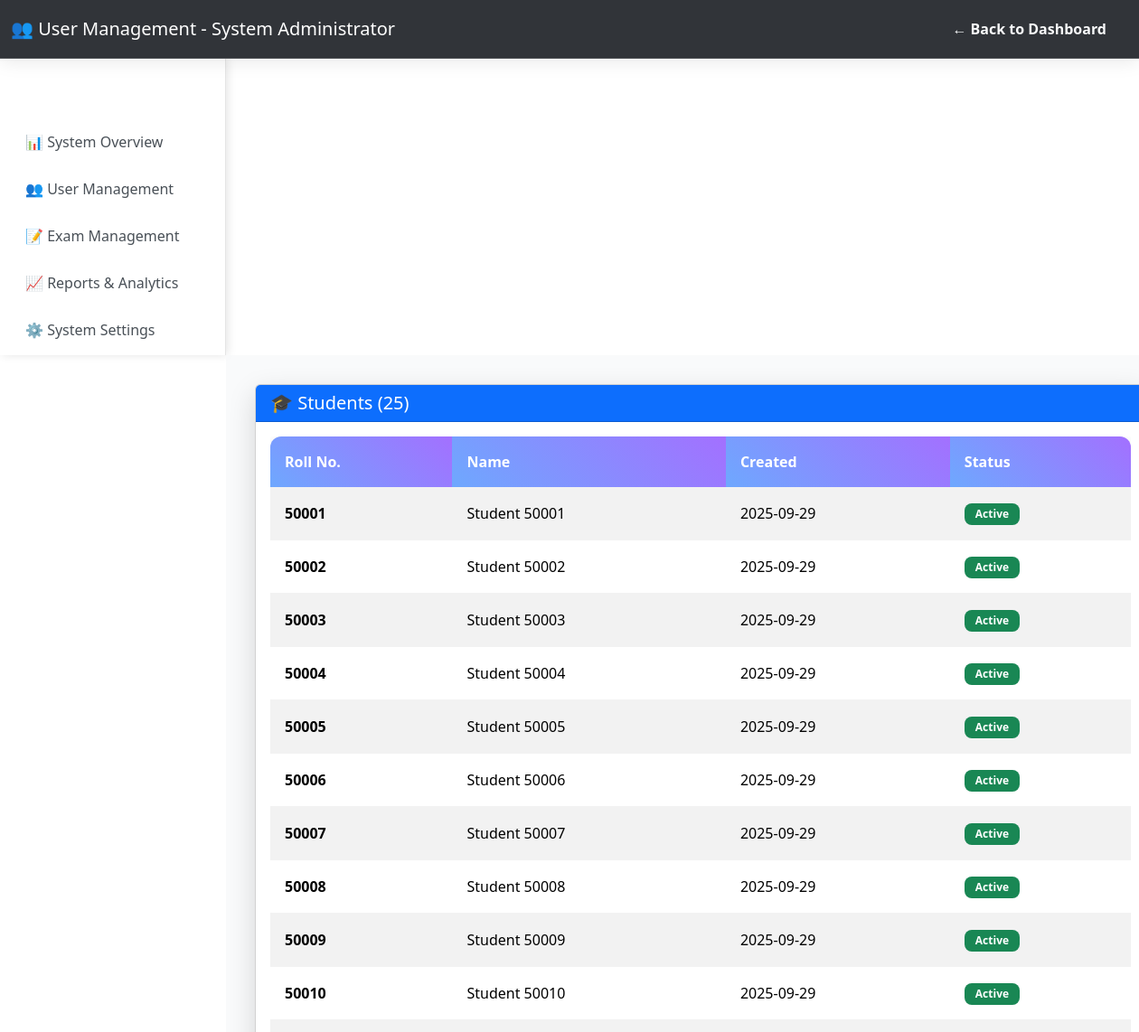
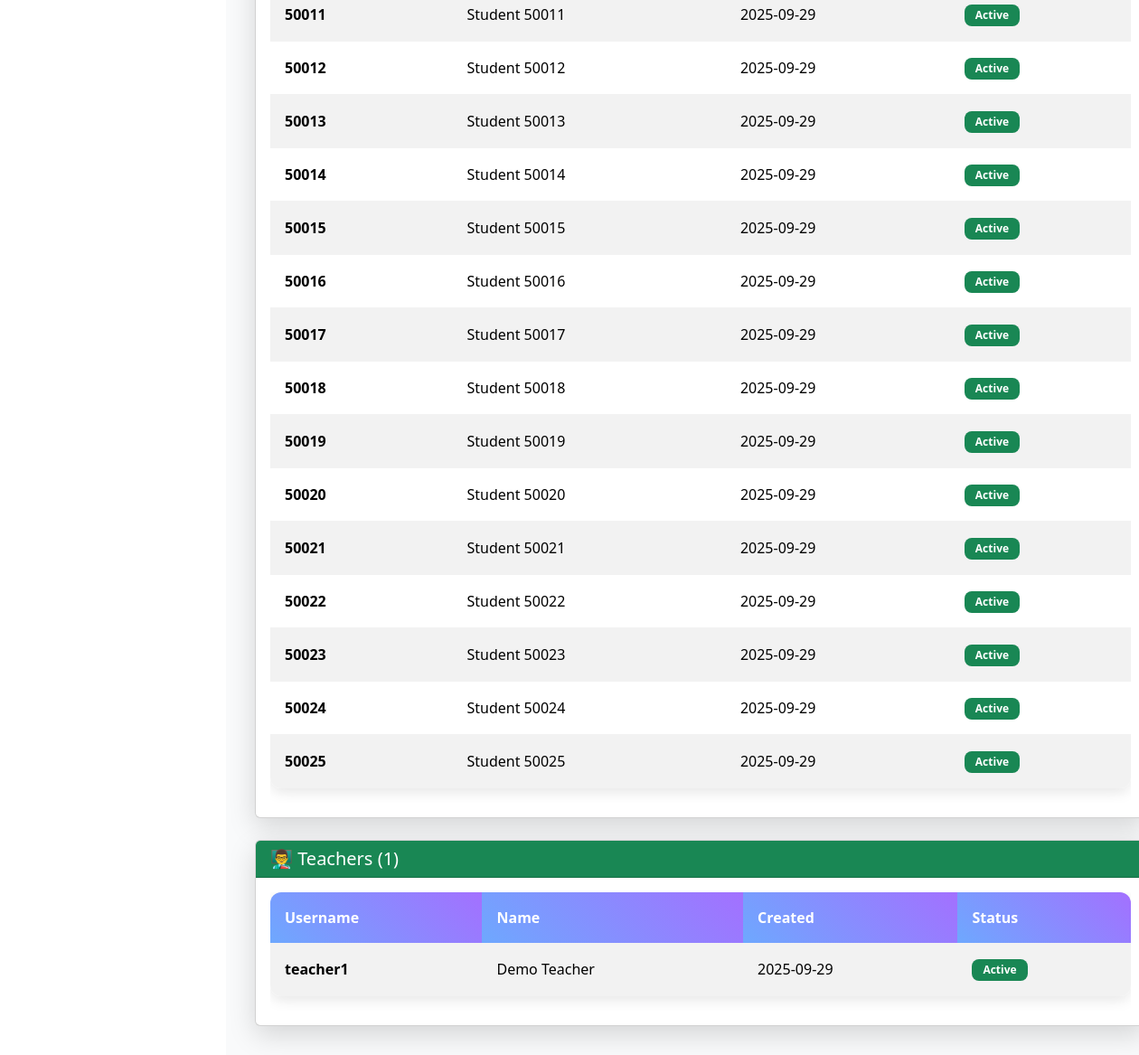
Page /admin/users (signed in) on the committed database (2 pictures, top to bottom).
### app.py (models this page shows)
class User(db.Model):
    id = db.Column(db.Integer, primary_key=True)
    username = db.Column(db.String(120), unique=True, nullable=False)
    password_hash = db.Column(db.String(256), nullable=False)
    role = db.Column(db.String(20), nullable=False)
    full_name = db.Column(db.String(200), nullable=True)
    created_at = db.Column(db.DateTime, default=datetime.utcnow)

### app.py (the view)
@app.route('/admin/users')
@login_required('admin')
def admin_users():
    students = User.query.filter_by(role='student').all()
    teachers = User.query.filter_by(role='teacher').all()
    return render_template('admin_users.html',
                         students=students,
                         teachers=teachers,
                         admin_name=session.get('admin_name'))

### app.py (called while the page is built)
@app.context_processor
def utility_processor():
    return dict(max=max, min=min, len=len)

def login_required(role):
    def decorator(f):
        @wraps(f)
        def decorated_function(*args, **kwargs):
            if not session.get(f'{role}_logged_in'):
                flash(f'Please login as {role} to access this page.', 'warning')
                return redirect(url_for(f'{role}_login'))
            return f(*args, **kwargs)
        return decorated_function
    return decorator

@app.after_request
def add_header(response):
    response.headers['Cache-Control'] = 'no-store, no-cache, must-revalidate, post-check=0, pre-check=0, max-age=0'
    response.headers['Pragma'] = 'no-cache'
    response.headers['Expires'] = '-1'
    return response

### templates/admin_users.html (shortened to what this page needs)
<!DOCTYPE html>
<html>
<head>
    <link href="https://cdn.jsdelivr.net/npm/bootstrap@5.3.2/dist/css/bootstrap.min.css" rel="stylesheet">
    <link href="{{ url_for('static', filename='style.css') }}" rel="stylesheet">
</head>
<body>
    <nav class="navbar navbar-dark app-nav-blur">
        <div class="container-fluid">
            <span class="navbar-brand mb-0 h1">👥 User Management - {{ admin_name }}</span>
            <a href="/admin/dashboard" class="btn btn-outline-light">← Back to Dashboard</a>
        </div>
    </nav>
    <div class="container-fluid">
        <div class="row">
            <div class="col-md-2 sidebar">
                <div class="p-3 text-center">
                    <h5 class="text-white">Admin Panel</h5>
                </div>
                <div class="list-unstyled">
                    <li><a href="/admin/dashboard">📊 System Overview</a></li>
                    <li><a href="/admin/users" class="active">👥 User Management</a></li>
                    <li><a href="/admin/exams">📝 Exam Management</a></li>
                    <li><a href="/admin/reports">📈 Reports & Analytics</a></li>
                    <li><a href="/admin/settings">⚙️ System Settings</a></li>
                </div>
            </div>
            <div class="col-md-10 content">
                <div class="card mb-4 shadow-soft">
                    <div class="card-header bg-primary text-white">
                        <h5 class="mb-0">🎓 Students ({{ students|length }})</h5>
                    </div>
                    <div class="card-body">
                        <div class="table-responsive">
                            <table class="table table-striped table-hover">
                                <thead>
                                    <tr>
                                        <th>Roll No.</th>
                                        <th>Name</th>
                                        <th>Created</th>
                                        <th>Status</th>
                                    </tr>
                                </thead>
                                <tbody>
                                    {% for student in students %}
                                    <tr>
                                        <td><strong>{{ student.username }}</strong></td>
                                        <td>{{ student.full_name }}</td>
                                        <td>{{ student.created_at.strftime('%Y-%m-%d') }}</td>
                                        <td><span class="badge bg-success">Active</span></td>
                                    </tr>
                                    {% endfor %}
                                </tbody>
                            </table>
                        </div>
                    </div>
                </div>
                <div class="card shadow-soft">
                    <div class="card-header bg-success text-white">
                        <h5 class="mb-0">👨‍🏫 Teachers ({{ teachers|length }})</h5>
                    </div>
                    <div class="card-body">
                        <div class="table-responsive">
                            <table class="table table-striped table-hover">
                                <thead>
                                    <tr>
                                        <th>Username</th>
                                        <th>Name</th>
                                        <th>Created</th>
                                        <th>Status</th>
                                    </tr>
                                </thead>
                                <tbody>
                                    {% for teacher in teachers %}
                                    <tr>
                                        <td><strong>{{ teacher.username }}</strong></td>
                                        <td>{{ teacher.full_name }}</td>
                                        <td>{{ teacher.created_at.strftime('%Y-%m-%d') }}</td>
                                        <td><span class="badge bg-success">Active</span></td>
                                    </tr>
                                    {% endfor %}
                                </tbody>
                            </table>
                        </div>
                    </div>
                </div>
            </div>
        </div>
    </div>
</body>
</html>

### static/style.css (style rules this page uses)
:root { --app-primary: #6ea8fe; --app-secondary: #a370ff; --app-dark: #0b1220; --app-success: #198754; --app-danger: #dc3545; --app-warning: #ffc107; }
html, body { height: 100%; margin: 0; padding: 0; font-family: 'Segoe UI', Tahoma, Geneva, Verdana, sans-serif; }
.app-nav-blur { backdrop-filter: saturate(160%) blur(8px); background: rgba(13, 17, 23, 0.85) !important; border-bottom: 1px solid rgba(255,255,255,.15); box-shadow: 0 2px 20px rgba(0,0,0,0.1); }
.shadow-soft { box-shadow: 0 10px 30px rgba(0,0,0,.15) !important; }
.btn { border-radius: 12px; padding: 12px 24px; font-weight: 600; transition: all 0.3s ease; border: none; }
.sidebar { width: 250px; background: rgba(255, 255, 255, 0.98); border-right: 1px solid rgba(0,0,0,0.1); box-shadow: 2px 0 10px rgba(0,0,0,0.1); }
.sidebar .list-unstyled li a { color: #495057; text-decoration: none; padding: 12px 16px; border-radius: 8px; margin: 4px 0; display: block; transition: all 0.3s ease; font-weight: 500; }
.content { margin-left: 250px; padding: 2rem; min-height: 100vh; background: rgba(248, 249, 250, 0.8); }
.table { background: white; border-radius: 12px; overflow: hidden; box-shadow: 0 4px 15px rgba(0,0,0,0.1); }
.table th { background: linear-gradient(45deg, var(--app-primary), var(--app-secondary)); color: white; border: none; padding: 1rem; font-weight: 600; }
.table td { padding: 1rem; border-color: rgba(0,0,0,0.05); vertical-align: middle; }
.badge { border-radius: 8px; padding: 6px 12px; font-weight: 600; }
body { margin: 0; padding: 0; }

### rows in the picture
User: username "50001", full_name "Student 50001", created_at "2025-09-29"
User: username "50002", full_name "Student 50002", created_at "2025-09-29"
User: username "50003", full_name "Student 50003", created_at "2025-09-29"
User: username "50004", full_name "Student 50004", created_at "2025-09-29"
User: username "50005", full_name "Student 50005", created_at "2025-09-29"
User: username "50006", full_name "Student 50006", created_at "2025-09-29"
User: username "50007", full_name "Student 50007", created_at "2025-09-29"
User: username "50008", full_name "Student 50008", created_at "2025-09-29"
User: username "50009", full_name "Student 50009", created_at "2025-09-29"
User: username "50010", full_name "Student 50010", created_at "2025-09-29"
User: username "50011", full_name "Student 50011", created_at "2025-09-29"
User: username "50012", full_name "Student 50012", created_at "2025-09-29"
User: username "50013", full_name "Student 50013", created_at "2025-09-29"
User: username "50014", full_name "Student 50014", created_at "2025-09-29"
User: username "50015", full_name "Student 50015", created_at "2025-09-29"
User: username "50016", full_name "Student 50016", created_at "2025-09-29"
User: username "50017", full_name "Student 50017", created_at "2025-09-29"
User: username "50018", full_name "Student 50018", created_at "2025-09-29"
User: username "50019", full_name "Student 50019", created_at "2025-09-29"
User: username "50020", full_name "Student 50020", created_at "2025-09-29"
User: username "50021", full_name "Student 50021", created_at "2025-09-29"
User: username "50022", full_name "Student 50022", created_at "2025-09-29"
User: username "50023", full_name "Student 50023", created_at "2025-09-29"
User: username "50024", full_name "Student 50024", created_at "2025-09-29"
User: username "50025", full_name "Student 50025", created_at "2025-09-29"
User: username "teacher1", full_name "Demo Teacher", created_at "2025-09-29"

### other values in the picture
{{ admin_name }} "System Administrator"
{{ students|length }} "25"
{{ teachers|length }} "1"
